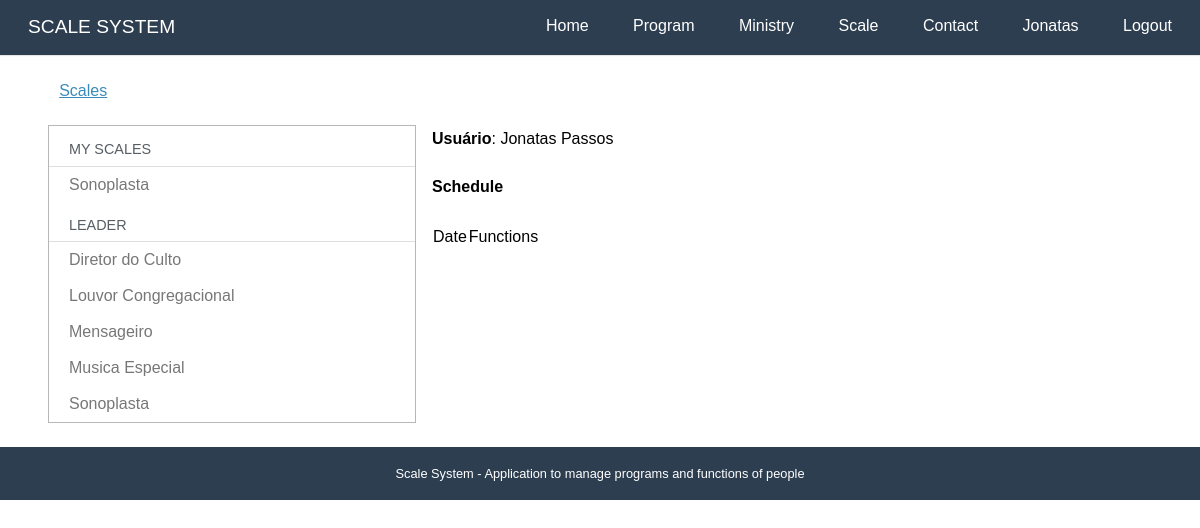
/scales/ (signed in), run on an earlier commit of the app's database.
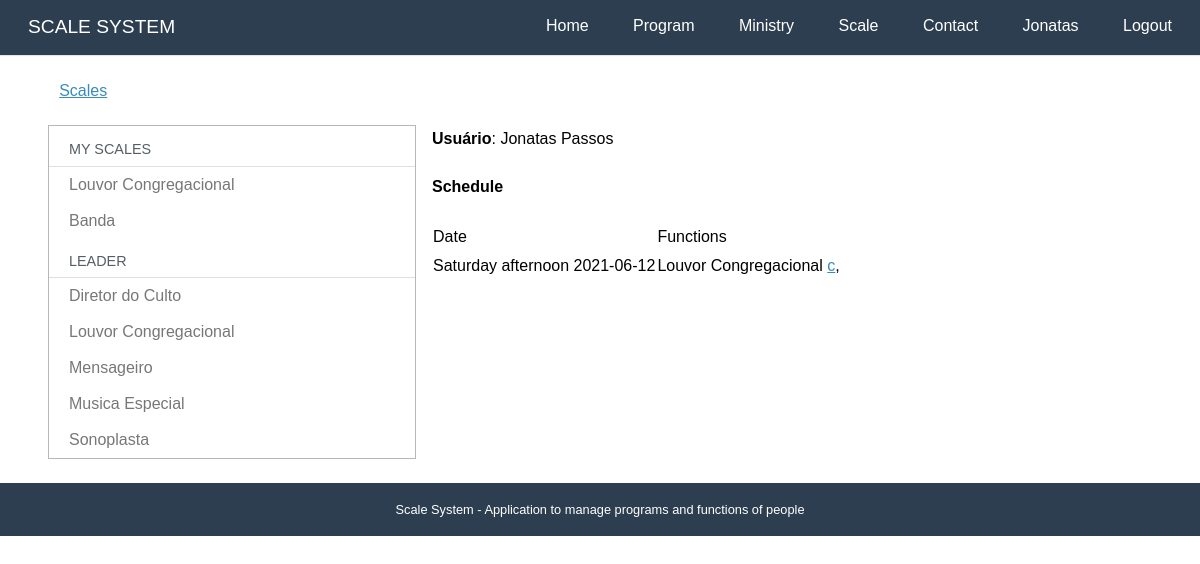
And on a later commit of the database.
### ministries/models.py (models this page shows, shortened)
class Function (models.Model):
    name = models.CharField(_("Name"), max_length=50)
    ministry = models.ForeignKey("ministries.Ministry", verbose_name=_("Ministry"), on_delete=models.CASCADE)
    people = models.ManyToManyField("accounts.User",blank=True, verbose_name=_("People"))
    overload = models.ManyToManyField("ministries.Function", blank=True,  verbose_name=_("Overload"))
    created_at = models.DateTimeField(_("Created at"), auto_now_add=True)
    updated_at = models.DateTimeField(_('Updated at'), auto_now=True)
    def __str__(self):
        return self.name
    class Meta:
        verbose_name = _("Function")
        verbose_name_plural = _("Functions")
        ordering = ['name']

### programs/models.py (models this page shows, shortened)
class Program (models.Model):
    SATURDAY = 'SA'
    SATURDAYAFTERNOON = 'JA'
    WEDNESDAY = 'WE'
    SUNDAY = 'SN'
    FRIDAY = 'FR'
    SPECIAL = 'SP'
    WEEKPFPRAYER = 'WP'
    PROGRAMTYPES = [
        (SATURDAY, _('Saturday')),
        (SATURDAYAFTERNOON, _('Saturday afternoon')),
        (WEDNESDAY, _('Wednesday')),
        (SUNDAY,_('Sunday')),
        (FRIDAY, _('Friday')),
        (SPECIAL, _('Special')),
        (WEEKPFPRAYER,_('Week of Prayer'))
    ]
    name = models.CharField(
        max_length=2,
        choices=PROGRAMTYPES
    )
    description = models.TextField(_('Simple Description'), blank=True)
    date = models.DateField(_("Date"), auto_now=False, auto_now_add=False, null=True,blank=False)
    image = models.ImageField(_("Image"), upload_to='program',null=True,blank=True)
    transmission = models.URLField(_("Transmission Link"), max_length=200,null=True,blank=True)
    room = models.URLField(_("Room Link"), max_length=200,null=True,blank=True)
    presential = models.BooleanField(_("Presential?"),default=False)
    iscription = models.BooleanField(_("Needs subscription?"),default=True)
    created_at = models.DateTimeField(_("Created at"), auto_now_add=True)
    updated_at = models.DateTimeField(_('Updated at'), auto_now=True)
    def typeprogram(self):
        for l in Program.PROGRAMTYPES:
            if l[0] == self.name:
                return _(l[1])
        return ""
    def __str__(self):
        return self.typeprogram() + ((' '+str(self.date)) if self.date else (" " + _("Template")))
    class Meta:
        verbose_name = _("Program")
        verbose_name_plural = _("Programs")
        ordering = ['date']

class ProgramTime(models.Model):
    desc = models.CharField(_("Description"), max_length=50, null=True,blank=True)
    program = models.ForeignKey("programs.Program", verbose_name=_("Program"), on_delete=models.CASCADE)
    function = models.ForeignKey("ministries.Function", verbose_name=_("Function"), null=True,blank=True, on_delete=models.SET_NULL)
    lookup = models.ForeignKey("programs.ProgramTime", verbose_name=_("Same as"), on_delete=models.SET_NULL,null=True,blank=True)
    time = models.TimeField(_("Time"), auto_now=False, auto_now_add=False, null=True,blank=True)
    person = models.ManyToManyField("accounts.User", verbose_name=_("Person"), blank=True, related_name="person")
    confirmmed = models.ManyToManyField("accounts.User", verbose_name=_("Confirmmed"), blank=True, related_name="confirmmed")
    created_at = models.DateTimeField(_("Created at"), auto_now_add=True)
    updated_at = models.DateTimeField(_('Updated at'), auto_now=True)
    class Meta:
        verbose_name = _("Program Time")
        verbose_name_plural = _("Program Times")
        ordering = ['program__date','program__name','time']
    def conf(self, user):
        return self.confirmmed.filter(pk = user.pk)

### scales/views.py (the view)
# urls.py: path('', views.dashboard,  name='dashboard'),
@login_required
def dashboard(request):
    template_name = "scales/dashboard.html"
    context = {}
    context['functions'] = my_functions(request.user)
    context['leader_functions'] = my_leader_functions(request.user)
    context['schedule'] = get_scale(request.user)
    return render(request, template_name, context)

### accounts/models.py (called while the page is built)
    def __str__(self):
        return self.name or self.username

    def get_full_name(self):
        return str(self)

    def get_first_name(self):
        return self.get_full_name().split()[0]

### core/templatetags/call_method.py (called while the page is built)
@register.filter(name='has_group')
def has_group(user, group_name):
    return user.groups.filter(name=group_name).exists()

@register.filter(name='has_ministry')
def has_ministry(user):
    if my_engaged(user) or my_ministries(user):
        return True
    return False

@register.filter(name='has_nconf')
def has_nconf(program_time,user):
    return not program_time.conf(user)

### ministries/utils.py (called while the page is built)
def my_engaged(user):
    def m(x):
        return [x.ministry]
    def r(x,a):
        if x[0] and x[0] not in a:
            a.append(x[0])
        return a
    functions = list(Function.objects.filter(people = user))
    prog = ProgramTime.objects.filter(person = user)
    for pg in prog:
        functions.append(pg.function)
    if functions:
        return reduce(r,map(m,functions))
    else:
        return []

def my_leader_functions(user):
    return Function.objects.filter(ministry__leader = user)

### scales/templates/scales/dashboard.html (shortened to what this page needs)
{% extends "base.html" %}
{% load i18n call_method %}
{% block content %}
<div class="pure-g-r content-ribbon">
    <div class="pure-u-1">
        <ul class="breadcrumb">
            {% block breadcrumb %}
            <li><a href="{% url 'scales:dashboard' %}">{% translate "Scales" %}</a></li>
            {% endblock %}
        </ul>
    </div>
    <div class="pure-u-1-3">
        <div class="pure-menu pure-menu-open">
            <a class="pure-menu-heading">{% translate "My Scales" %}</a>
            <ul>
                {% if functions %}
                {% for fn in functions %}
                <li><a href="{% url 'scales:scale' fn.pk %}">{{fn}}</a></li>
                {% endfor %}
                {% else %}
                {% translate "You have no scale" %}
                {% endif %}
                {% if functions %}
                <li class="pure-menu-heading">{% translate "Leader" %}</li>
                {% for fn in leader_functions %}
                <li><a href="{% url 'scales:scale' fn.pk %}">{{fn}}</a></li>
                {% endfor %}
                {% endif %}
            </ul>
        </div>
    </div>
    <div class="pure-u-2-3">
        <div class="inner">
            {% block dashboard_content %}
            <p><strong>Usuário</strong>: {{ user }}</p>
            <h4>{% translate "Schedule" %}</h4>
            <table>
                <thead>
                    <tr>
                        <td>{% translate 'Date' %}</td>
                        <td>{% translate 'Functions' %}</td>
                    </tr>
                </thead>
                <tbody>
                    {% for sc in schedule %}
                    <tr>
                        <td>{{sc.program}}</td>
                        <td>
                            {% for fn in sc.functions %}
                            {{fn.function}}
                            {% if fn|has_nconf:user %}
                            <a href="{% url 'scales:confirm' fn.pk %}">c</a>{% endif %},
                            {% endfor %}
                        </td>
                    </tr>
                    {% endfor %}
                </tbody>
            </table>
            {% endblock %}
        </div>
    </div>
</div>
{% endblock %}

What changed in the data, as far as the page shows it:
no longer on one of the page's lists (row unchanged): Function: name "Sonoplasta"
now on one of the page's lists (row unchanged): Function: name "Louvor Congregacional"
added Function: name "Banda"
added Program: program "Saturday afternoon 2021-06-12"
added ProgramTime: function "Louvor Congregacional"
